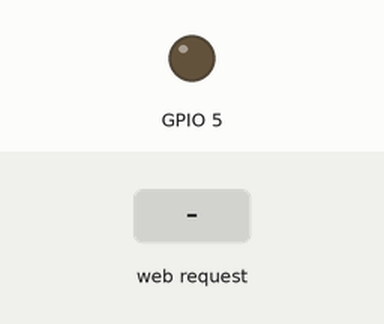
Recording of a sketch running on a simulated ESP8266 (NodeMCU). Shown: output pins drawn as LEDs (lit = HIGH). The test bench sets the inputs (shaded band). What the sketch prints to the serial monitor is not drawn.

Above: at 1.2 s.
1.3 s: HTTP request GET /on received
At 2.4 s:
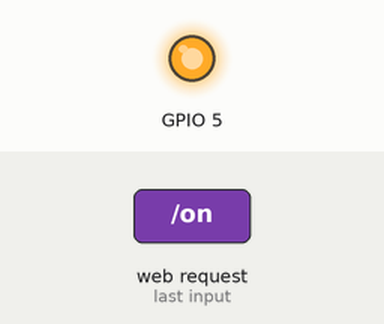
2.8 s: HTTP request GET /off received
At 3.5 s:
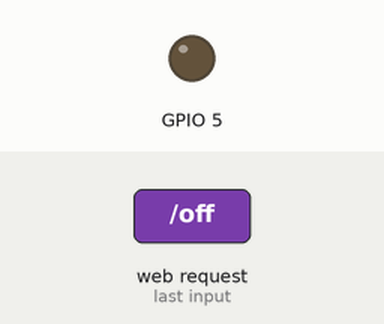
4.3 s: HTTP request GET /toggle received
At 4.7 s:
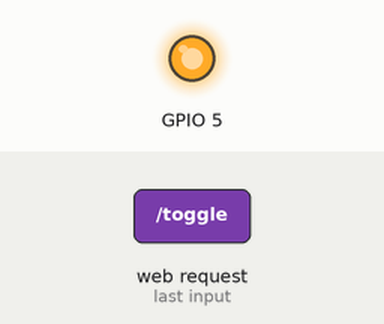
Timing chart, 0 to 7.3 s (numbered marks = the images above; inputs shaded):
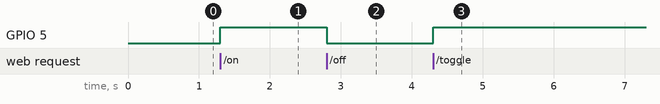

The sketch:

ap_server.ino
```cpp
#include <ESP8266WiFi.h>
#include <WiFiClient.h>
#include <ESP8266WebServer.h>

//SSID and Password to your ESP Access Point
const char* ssid = "nodemcu";
const char* password = "123123456";

IPAddress staticIP840_20(10,10,10,10);
IPAddress gateway840_20(192,168,1,1);
IPAddress subnet840_20(255,255,255,0);

ESP8266WebServer server(80); //Server on port 80

//==============================================================
//     This rutine is exicuted when you open its IP in browser
//==============================================================
void handleRoot() {
  respondToClient();
}

void ledOn() {
  digitalWrite(5,HIGH);
  respondToClient();
}

void ledOff() {
  digitalWrite(5,LOW);
  respondToClient();
}

void toggle() {
  int status = digitalRead(5);
  if (status == HIGH){
    digitalWrite(5,LOW);
  } else {
    digitalWrite(5,HIGH);
  }
  respondToClient();
}

void respondToClient() {
  int status = digitalRead(5);
  String msg = "off";
  if (status == 1){
    msg = "on";
  }
  String part1 = "<!DOCTYPE HTML><html><head/><p style='font-size: 200%'><body>Status : ";
  String part2 = " </p><a href='http://10.10.10.10/on'><button style='font-size: 800%'>ON</button></a>&nbsp;&nbsp;&nbsp;&nbsp;&nbsp;&nbsp;&nbsp;&nbsp;&nbsp;<a href='http://10.10.10.10/off'><button style='font-size: 800%'>OFF</button></a></body></html>";
  String fullMsg = part1 + msg + part2;
  server.send(200, "text/html", fullMsg);
}

//===============================================================
//                  SETUP
//===============================================================
void setup(void){
  Serial.begin(9600);
  pinMode(5, OUTPUT);
  Serial.println("");
  WiFi.mode(WIFI_AP);           //Only Access point
  WiFi.softAPConfig(staticIP840_20, gateway840_20, subnet840_20);
  WiFi.softAP(ssid, password);  //Start HOTspot removing password will disable security


  IPAddress myIP = WiFi.softAPIP(); //Get IP address
  Serial.print("HotSpot IP:");
  Serial.println(myIP);

  server.on("/", handleRoot);      //Which routine to handle at root location
  server.on("/on", ledOn);
  server.on("/off", ledOff);
  server.on("/toggle", toggle);

  server.begin();                  //Start server
  Serial.println("HTTP server started");
}
//===============================================================
//                     LOOP
//===============================================================
void loop(void){
  server.handleClient();          //Handle client requests
}
```

Measured:
- after the input at 1.3 s, GPIO 5: LOW → HIGH at once
- after the input at 2.8 s, GPIO 5: HIGH → LOW at once
- after the input at 4.3 s, GPIO 5: LOW → HIGH at once
